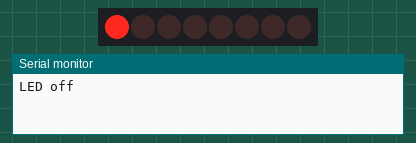
A sketch run on a simulated Arduino Uno, built with avr-gcc and run on an emulated ATmega328P. On the bench: 8 shift-register outputs drawn as a row of LEDs (first output left, lit = HIGH), the last lines printed to the serial monitor. Wiring (inferred from the names in the program): shift register (74HC595): data pin 4; shift clock pin 3; latch pin 2. Wiring (inferred from the signals the program sends): row of LEDs: on Q0, Q1, Q2, Q3, Q4, Q5, Q6, Q7.

Above: at 1.0 s.
At 3.0 s:
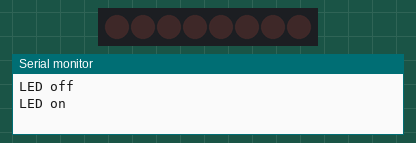
Timing chart, 0 to 5.2 s (numbered marks = the images above):
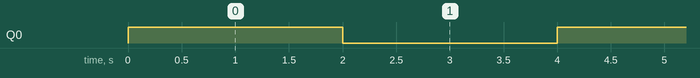

Measured:
- by itself, Q0: alternates HIGH for 2.0 s and LOW for 2.0 s

The sketch:

shift_reg_test.ino
```cpp
#define LATCH 2
#define CLK 3
#define DATA 4

void setup() {
  // put your setup code here, to run once:
  Serial.begin(9600);
  while(!Serial);

  pinMode(LATCH, OUTPUT);
  pinMode(CLK, OUTPUT);
  pinMode(DATA, OUTPUT);
}

void loop() {
  // put your main code here, to run repeatedly:
  digitalWrite(LATCH, LOW);
  shiftOut(DATA, CLK, MSBFIRST, B00000001);
  digitalWrite(LATCH, HIGH);
  Serial.println("LED off");
  delay(2000);
  digitalWrite(LATCH, LOW);
  shiftOut(DATA, CLK, MSBFIRST, B00000000);
  digitalWrite(LATCH, HIGH);
  Serial.println("LED on");
  delay(2000);
}
```
